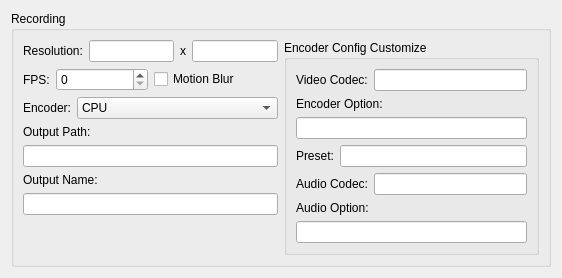
            <widget class="QWidget" name="recordingSettings">
             <attribute name="title">
              <string>Recording</string>
             </attribute>
             <layout class="QGridLayout" name="gridLayout_9">
              <item row="0" column="0">
               <widget class="QGroupBox" name="recordingGroupBox">
                <property name="title">
                 <string>Recording</string>
                </property>
                <layout class="QGridLayout" name="gridLayout_8">
                 <item row="0" column="0">
                  <layout class="QGridLayout" name="recordingGridLayout" columnstretch="1,1">
                   <item row="0" column="0">
                    <layout class="QVBoxLayout" name="recordingGeneralVerticalLayout">
                     <item>
                      <layout class="QHBoxLayout" name="recordingResolutionVorizontalLayout">
                       <property name="spacing">
                        <number>6</number>
                       </property>
                       <item>
                        <widget class="QLabel" name="recordingResolutionLabel">
                         <property name="text">
                          <string>Resolution:</string>
                         </property>
                        </widget>
                       </item>
                       <item>
                        <widget class="QLineEdit" name="recordingWidth"/>
                       </item>
                       <item>
                        <widget class="QLabel" name="recordingResolutionMiddleX">
                         <property name="text">
                          <string notr="true">x</string>
                         </property>
                        </widget>
                       </item>
                       <item>
                        <widget class="QLineEdit" name="recordingHeight"/>
                       </item>
                      </layout>
                     </item>
                     <item>
                      <layout class="QHBoxLayout" name="recordingFPSHorizontalLayout">
                       <item>
                        <layout class="QFormLayout" name="recordingFPSFormLayout">
                         <item row="0" column="0">
                          <widget class="QLabel" name="recordingFPSLabel">
                           <property name="text">
                            <string>FPS:</string>
                           </property>
                          </widget>
                         </item>
                         <item row="0" column="1">
                          <widget class="QSpinBox" name="recordingFPSSpinBox">
                           <property name="minimum">
                            <number>0</number>
                           </property>
                           <property name="maximum">
                            <number>10000</number>
                           </property>
                          </widget>
                         </item>
                        </layout>
                       </item>
                       <item>
                        <widget class="QCheckBox" name="motionBlurcheckBox">
                         <property name="toolTip">
                          <string>Forced to be disabled if star rating of the map is less than 5 stars.</string>
                         </property>
                         <property name="text">
                          <string>Motion Blur</string>
                         </property>
                        </widget>
                       </item>
                      </layout>
                     </item>
                     <item>
                      <layout class="QFormLayout" name="recordingEncoderFormLayout">
                       <item row="0" column="0">
                        <widget class="QLabel" name="recordingEncoderLabel">
                         <property name="text">
                          <string>Encoder:</string>
                         </property>
                        </widget>
                       </item>
                       <item row="0" column="1">
                        <widget class="QComboBox" name="recordingEncoderComboBox">
                         <item>
                          <property name="text">
                           <string>CPU</string>
                          </property>
                         </item>
                         <item>
                          <property name="text">
                           <string>NVIDIA GPU (NVENC)</string>
                          </property>
                         </item>
                         <item>
                          <property name="text">
                           <string>AMD GPU (VCE)</string>
                          </property>
                         </item>
                         <item>
                          <property name="text">
                           <string>Intel GPU (QSV)</string>
                          </property>
                         </item>
                         <item>
                          <property name="text">
                           <string>Customize</string>
                          </property>
                         </item>
                        </widget>
                       </item>
                      </layout>
                     </item>
                     <item>
                      <layout class="QVBoxLayout" name="outputPathVerticalLayout">
                       <item>
                        <widget class="QLabel" name="outputPathLabel">
                         <property name="text">
                          <string>Output Path:</string>
                         </property>
                        </widget>
                       </item>
                       <item>
                        <widget class="QClickedLineEdit" name="outputPathLineEdit">
                         <property name="readOnly">
                          <bool>true</bool>
                         </property>
                        </widget>
                       </item>
                      </layout>
                     </item>
                     <item>
                      <layout class="QVBoxLayout" name="outputNameVerticalLayout">
                       <item>
                        <widget class="QLabel" name="outputNameLabel">
                         <property name="text">
                          <string>Output Name:</string>
                         </property>
                        </widget>
                       </item>
                       <item>
                        <widget class="QLineEdit" name="outputNameLineEdit">
                         <property name="toolTip">
                          <string>output name template tooltips</string>
                         </property>
                        </widget>
                       </item>
                      </layout>
                     </item>
                    </layout>
                   </item>
                   <item row="1" column="0">
                    <widget class="QWidget" name="empty_widget_1" native="true"/>
                   </item>
                   <item row="0" column="1" rowspan="2">
                    <widget class="QGroupBox" name="encoderConfigGroupBox">
                     <property name="title">
                      <string>Encoder Config Customize</string>
                     </property>
                     <layout class="QFormLayout" name="formLayout_17">
                      <item row="0" column="0" colspan="2">
                       <layout class="QVBoxLayout" name="encoderConfigVerticalLayout">
                        <item>
                         <layout class="QFormLayout" name="videoCodecCustomizeFormLayout">
                          <item row="0" column="0">
                           <widget class="QLabel" name="videoCodecCustomizeLabel">
                            <property name="text">
                             <string>Video Codec:</string>
                            </property>
                           </widget>
                          </item>
                          <item row="0" column="1">
                           <widget class="QLineEdit" name="videoCodecCustomizeLineEdit">
                            <property name="echoMode">
                             <enum>QLineEdit::Normal</enum>
                            </property>
                            <property name="clearButtonEnabled">
                             <bool>false</bool>
                            </property>
                           </widget>
                          </item>
                         </layout>
                        </item>
                        <item>
                         <layout class="QVBoxLayout" name="encoderOptionCustomizeVerticalLayout">
                          <item>
                           <widget class="QLabel" name="encoderOptionCustomizeLabel">
                            <property name="text">
                             <string>Encoder Option:</string>
                            </property>
                           </widget>
                          </item>
                          <item>
                           <widget class="QLineEdit" name="encoderOptionCustomizeLineEdit"/>
                          </item>
                         </layout>
                        </item>
                        <item>
                         <layout class="QFormLayout" name="presetCustomizeFormLayout">
                          <item row="0" column="0">
                           <widget class="QLabel" name="presetCustomizeLabel">
                            <property name="text">
                             <string>Preset:</string>
                            </property>
                           </widget>
                          </item>
                          <item row="0" column="1">
                           <widget class="QLineEdit" name="presetCustomizeLineEdit"/>
                          </item>
                         </layout>
                        </item>
                        <item>
                         <layout class="QFormLayout" name="audioCodecFormLayout">
                          <item row="0" column="0">
                           <widget class="QLabel" name="audioCodecCustomizeLabel">
                            <property name="text">
                             <string>Audio Codec:</string>
                            </property>
                           </widget>
                          </item>
                          <item row="0" column="1">
                           <widget class="QLineEdit" name="audioCodecCustomizeLineEdit"/>
                          </item>
                         </layout>
                        </item>
                        <item>
                         <layout class="QVBoxLayout" name="audioOptionCustomizeVerticalLayout">
                          <item>
                           <widget class="QLabel" name="audioOptionCustomizeLabel">
                            <property name="text">
                             <string>Audio Option:</string>
                            </property>
                           </widget>
                          </item>
                          <item>
                           <widget class="QLineEdit" name="audioOptionCustomizeLineEdit"/>
                          </item>
                         </layout>
                        </item>
                       </layout>
                      </item>
                     </layout>
                    </widget>
                   </item>
                  </layout>
                 </item>
                </layout>
               </widget>
              </item>
             </layout>
            </widget>
